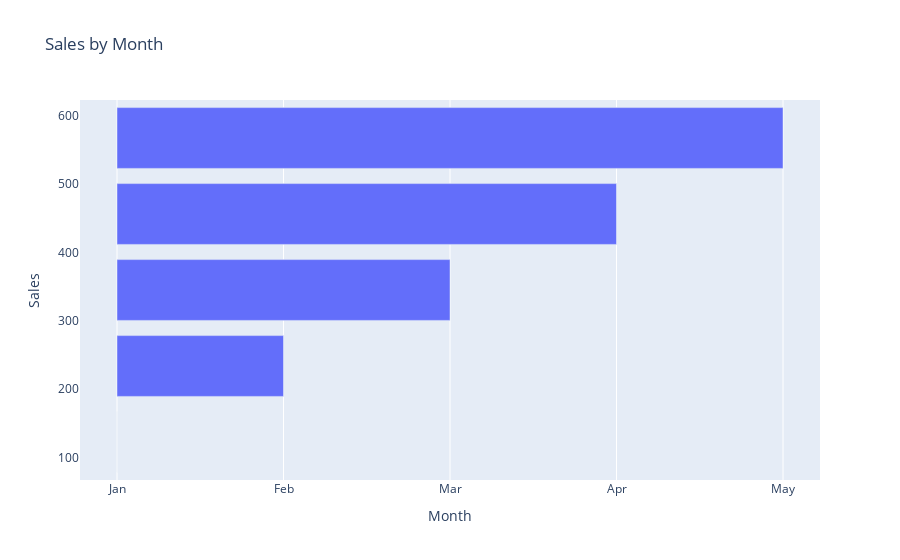
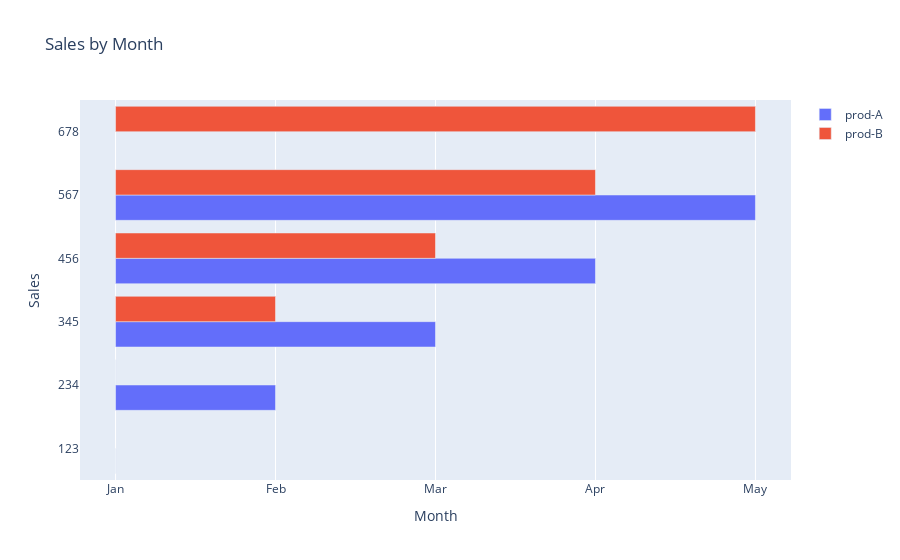
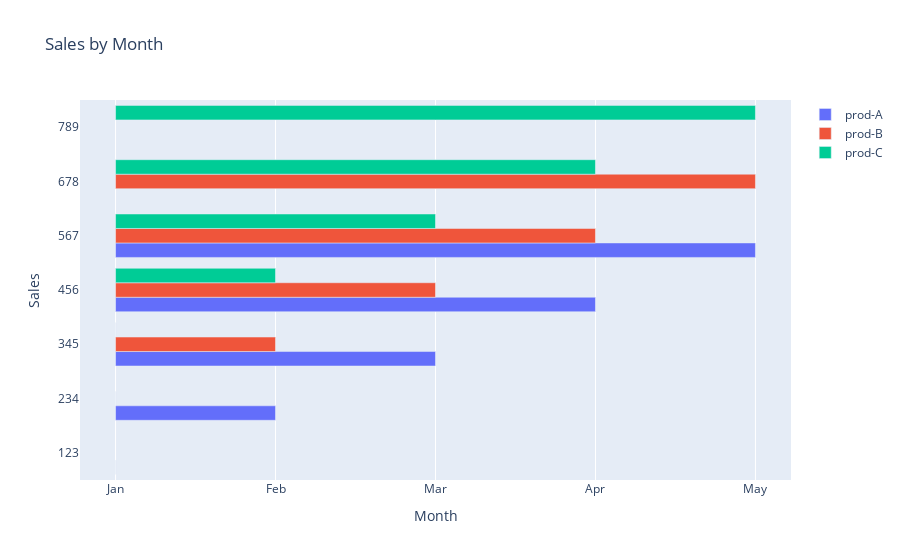
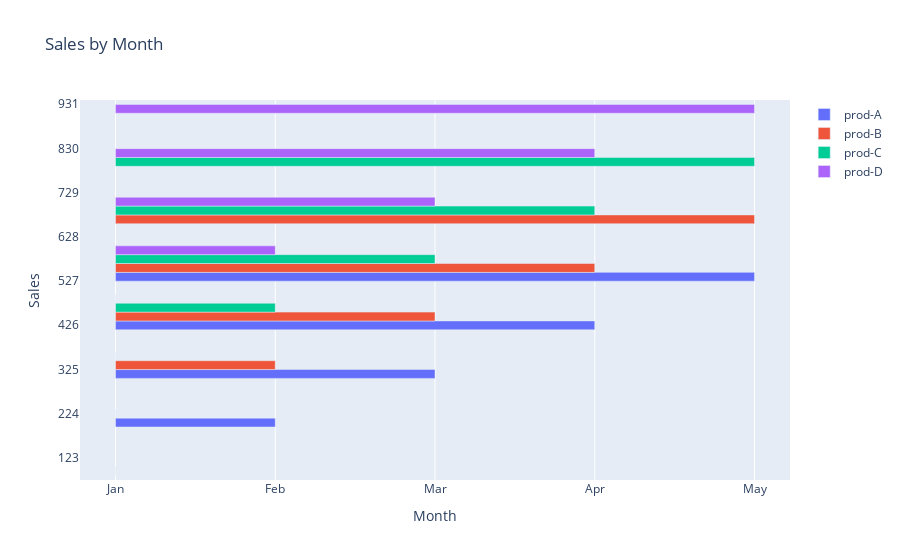

Notebook source saved alongside these figures, in order:
### Code cell
import plotly.graph_objects as pg
month=['Jan','Feb','Mar','Apr','May']
prod=['prod-A','prod-B','prod-C','prod-D','prod-E']
sales=[[123, 234, 345, 456, 567],[234, 345, 456, 567, 678],[345, 456, 567, 678, 789],[456, 567, 678, 789, 890],[567, 678, 789, 890, 901]]

# Grouped Horizontal Bar plot
fg=pg.Figure()
for i,product in enumerate(prod):
    fg.add_trace(pg.Bar(y=sales[i], x=month, orientation="h", name=product))
    fg.update_layout(barmode='group',title='Sales by Month', xaxis_title='Month', yaxis_title='Sales')
    fg.show()

### Figure 1 — Plotly figure (JSON) as saved in the notebook; plotly's stock layout.template omitted (floating-point values rounded to 4 significant figures)
{"data": [{"name": "prod-A", "orientation": "h", "type": "bar", "x": ["Jan", "Feb", "Mar", "Apr", "May"], "y": [123, 234, 345, 456, 567]}], "layout": {"barmode": "group", "title": {"text": "Sales by Month"}, "xaxis": {"title": {"text": "Month"}}, "yaxis": {"title": {"text": "Sales"}}}}

### Figure 2 — Plotly figure (JSON) as saved in the notebook; plotly's stock layout.template omitted (floating-point values rounded to 4 significant figures)
{"data": [{"name": "prod-A", "orientation": "h", "type": "bar", "x": ["Jan", "Feb", "Mar", "Apr", "May"], "y": [123, 234, 345, 456, 567]}, {"name": "prod-B", "orientation": "h", "type": "bar", "x": ["Jan", "Feb", "Mar", "Apr", "May"], "y": [234, 345, 456, 567, 678]}], "layout": {"barmode": "group", "title": {"text": "Sales by Month"}, "xaxis": {"title": {"text": "Month"}}, "yaxis": {"title": {"text": "Sales"}}}}

### Figure 3 — Plotly figure (JSON) as saved in the notebook; plotly's stock layout.template omitted (floating-point values rounded to 4 significant figures)
{"data": [{"name": "prod-A", "orientation": "h", "type": "bar", "x": ["Jan", "Feb", "Mar", "Apr", "May"], "y": [123, 234, 345, 456, 567]}, {"name": "prod-B", "orientation": "h", "type": "bar", "x": ["Jan", "Feb", "Mar", "Apr", "May"], "y": [234, 345, 456, 567, 678]}, {"name": "prod-C", "orientation": "h", "type": "bar", "x": ["Jan", "Feb", "Mar", "Apr", "May"], "y": [345, 456, 567, 678, 789]}], "layout": {"barmode": "group", "title": {"text": "Sales by Month"}, "xaxis": {"title": {"text": "Month"}}, "yaxis": {"title": {"text": "Sales"}}}}

### Figure 4 — Plotly figure (JSON) as saved in the notebook; plotly's stock layout.template omitted (floating-point values rounded to 4 significant figures)
{"data": [{"name": "prod-A", "orientation": "h", "type": "bar", "x": ["Jan", "Feb", "Mar", "Apr", "May"], "y": [123, 234, 345, 456, 567]}, {"name": "prod-B", "orientation": "h", "type": "bar", "x": ["Jan", "Feb", "Mar", "Apr", "May"], "y": [234, 345, 456, 567, 678]}, {"name": "prod-C", "orientation": "h", "type": "bar", "x": ["Jan", "Feb", "Mar", "Apr", "May"], "y": [345, 456, 567, 678, 789]}, {"name": "prod-D", "orientation": "h", "type": "bar", "x": ["Jan", "Feb", "Mar", "Apr", "May"], "y": [456, 567, 678, 789, 890]}], "layout": {"barmode": "group", "title": {"text": "Sales by Month"}, "xaxis": {"title": {"text": "Month"}}, "yaxis": {"title": {"text": "Sales"}}}}
